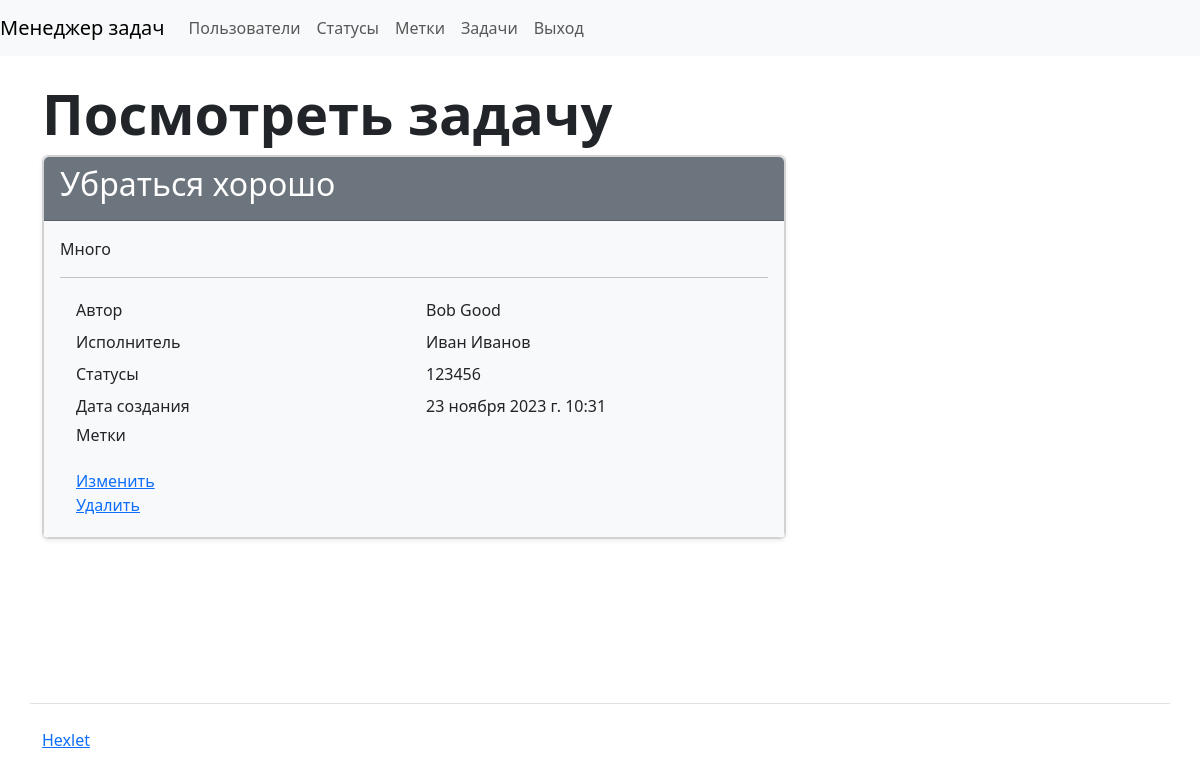
Before: /tasks/5/ (signed in) with the older database file.
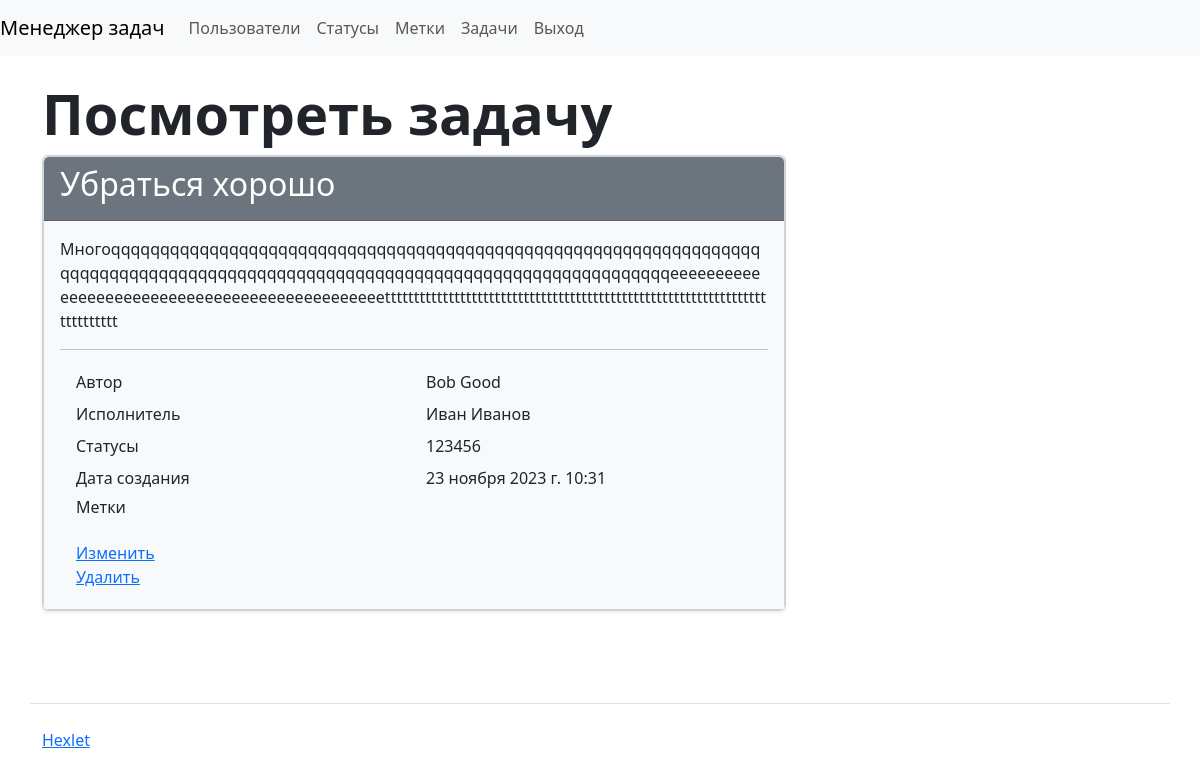
After: the same page with the newer database file.
### task_manager/tasks/models.py (models this page shows, shortened)
class Task(models.Model):
    name = models.CharField(_('Name'), max_length=255)
    description = models.TextField(_('Description'), max_length=255)
    status = models.ForeignKey(Status, on_delete=models.PROTECT,
                               verbose_name=_('status'),
                               related_name='status')
    author = models.ForeignKey(User, null=True, on_delete=models.PROTECT,
                               related_name='author')
    executor = models.ForeignKey(User, blank=True,
                                 null=True, on_delete=models.PROTECT,
                                 related_name='executor',
                                 verbose_name=_('Executor'))
    labels = models.ManyToManyField(Label, blank=True,
                                    verbose_name=_('Labels'))
    created_at = models.DateTimeField(auto_now_add=True)

### task_manager/users/models.py (models this page shows, shortened)
class User(AbstractUser):
    def __str__(self):
        return self.get_full_name()

### task_manager/statuses/models.py (models this page shows)
class Status(models.Model):
    name = models.CharField(max_length=250, unique=True)
    created_at = models.DateTimeField(auto_now_add=True)
    def __str__(self):
        return self.name

### task_manager/tasks/views.py (the view)
# urls.py: path("<int:pk>/", views.TaskDetailView.as_view(), name="tasks_detail"),
class TaskDetailView(LoginRequiredMixin, DetailView):
    model = Task
    template_name = "tasks/detail.html"
    context_object_name = 'task'

### task_manager/templates/tasks/detail.html (shortened to what this page needs)
{% extends "base.html" %}
{% load i18n %}
{% block content %}
<h1 class="display-4 fw-bold mt-4">{% translate "View task" %}</h1>
  <div class="col-12 col-md-8">
      <div class="card shadow-sm">
        <div class="card">
          <div class="card-header bg-secondary text-white">
            <h2>{{ task.name }}</h2>
          </div>
          <div class="card-body bg-light">
            <p>{{ task.description }}</p>
            <hr>
            <div class="container">
              <div class="row p-1">
                <div class="col">{% translate "Author" %}</div>
                <div class="col">{{ task.author }}</div>
              </div>
              <div class="row p-1">
                <div class="col">{% translate "executor" %}</div>
                <div class="col">{{ task.executor }}</div>
              </div>
              <div class="row p-1">
                <div class="col">{% translate "Status" %}</div>
                <div class="col">{{ task.status }}</div>
              </div>
              <div class="row p-1">
                <div class="col">{% translate "Created at" %}</div>
                <div class="col">{{ task.created_at }}</div>
              </div>
              <div class="row p-1">
                <div class="col">
                  <h6>{% translate "labels" %}</h6>
                </div>
              </div>
              <div class="row p-1">
                <div class="col">
                  <a href="{% url 'tasks_update' pk=task.id %}">{% translate "Update" %}</a>
                  <br>
                  <a href="{% url 'tasks_delete' pk=task.id %}">{% translate "Delete" %}</a>
                </div>
              </div>
            </div>
          </div>
        </div>
  </div>
</div>
{% endblock %}

Changed rows visible on the page:
changed Task "Убраться хорошо": description "Много" → "Многоqqqqqqqqqqqqqqqqqqqqqqqqqqqqqqqqqqqqqqqqqqqqqqqqqqqqqqqqqqqqqqqqqqqqqqqqqqqqqqqqqqqqqqqqqqqqqqqqqqqqqqqqqqqqqqqqqqqqqqqqqqqqqqqqeeeeeeeeeeeeeeeeeeeeeeeeeeeeeeeeeeeeeeeeeeeeeetttttttttttttttttttttttttttttttttttttttttttttttttttttttttttttttttttttttttttt"
